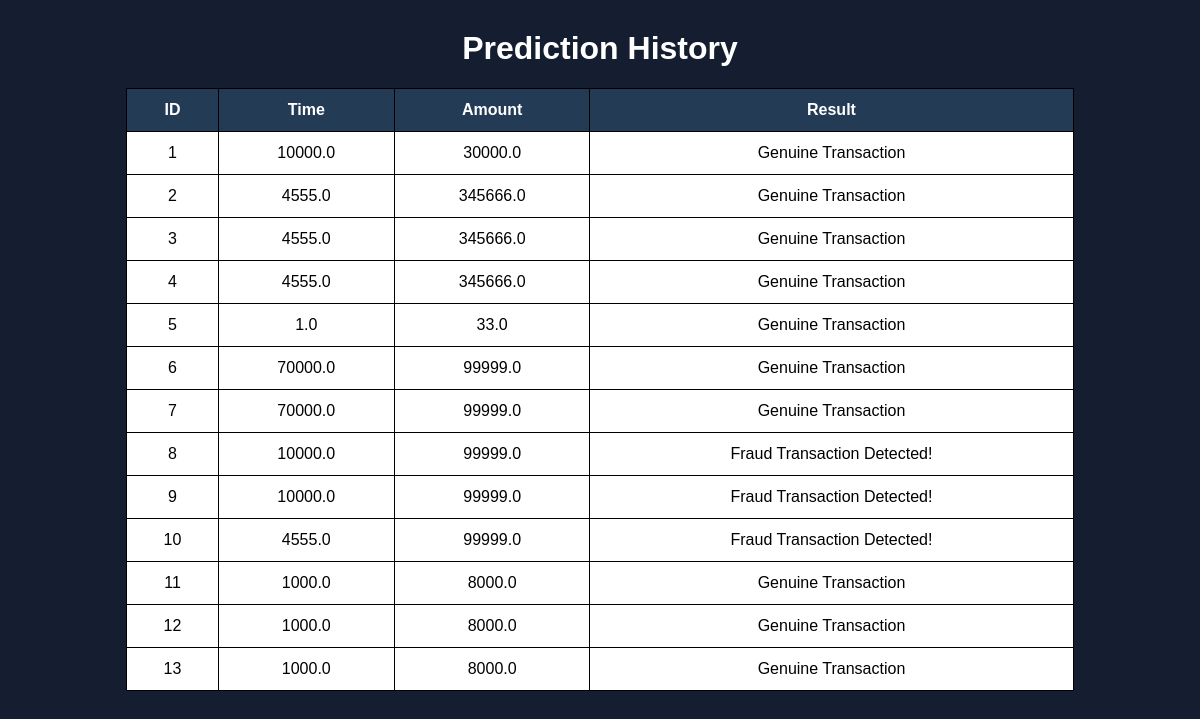
The page /history (signed in) on the database its author committed.
### tables this page shows
CREATE TABLE predictions (
    id INTEGER PRIMARY KEY AUTOINCREMENT,
    time TEXT,
    amount TEXT,
    result TEXT
);

### app/app.py (the view)
@app.route('/history')
def history():
    if 'user' not in session:
        return redirect(
            url_for('login')
        )
    cursor.execute(
        "SELECT * FROM predictions"
    )
    rows = cursor.fetchall()
    return render_template(
        'history.html',
        rows=rows
    )

### app/templates/history.html (shortened to what this page needs)
<!DOCTYPE html>
<html>
<head>
</head>
<body>
    <h1>Prediction History</h1>
    <table>
        <tr>
            <th>ID</th>
            <th>Time</th>
            <th>Amount</th>
            <th>Result</th>
        </tr>
        {% for row in rows %}
        <tr>
            <td>{{ row[0] }}</td>
            <td>{{ row[1] }}</td>
            <td>{{ row[2] }}</td>
            <td>{{ row[3] }}</td>
        </tr>
        {% endfor %}
    </table>
</body>
</html>

### app/templates/history.html (style rules this page uses)
body { font-family: Arial; background:#141e30; color:white; text-align:center; }
table { margin:auto; border-collapse: collapse; width:80%; background:white; color:black; }
th, td { border:1px solid black; padding:12px; }
th { background:#243b55; color:white; }
h1 { margin-top:30px; }

### rows shown on the page
predictions: id "1", time "10000.0", amount "30000.0", result "Genuine Transaction"
predictions: id "2", time "4555.0", amount "345666.0", result "Genuine Transaction"
predictions: id "3", time "4555.0", amount "345666.0", result "Genuine Transaction"
predictions: id "4", time "4555.0", amount "345666.0", result "Genuine Transaction"
predictions: id "5", time "1.0", amount "33.0", result "Genuine Transaction"
predictions: id "6", time "70000.0", amount "99999.0", result "Genuine Transaction"
predictions: id "7", time "70000.0", amount "99999.0", result "Genuine Transaction"
predictions: id "8", time "10000.0", amount "99999.0", result "Fraud Transaction Detected!"
predictions: id "9", time "10000.0", amount "99999.0", result "Fraud Transaction Detected!"
predictions: id "10", time "4555.0", amount "99999.0", result "Fraud Transaction Detected!"
predictions: id "11", time "1000.0", amount "8000.0", result "Genuine Transaction"
predictions: id "12", time "1000.0", amount "8000.0", result "Genuine Transaction"
predictions: id "13", time "1000.0", amount "8000.0", result "Genuine Transaction"
